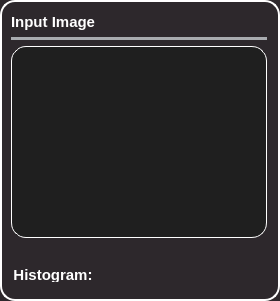
             <widget class="QFrame" name="frame_18">
              <property name="styleSheet">
               <string notr="true">background-color: #2d282c; /* Background color */
    border-radius: 15px; /* Curved borders */
    border: 2px solid #ffffff; /* 3D outline */

    box-shadow: 2px 2px 8px rgba(0, 0, 0, 0.7); /* 3D shadow effect */</string>
              </property>
              <property name="frameShape">
               <enum>QFrame::StyledPanel</enum>
              </property>
              <property name="frameShadow">
               <enum>QFrame::Raised</enum>
              </property>
              <layout class="QGridLayout" name="gridLayout_20">
               <property name="leftMargin">
                <number>9</number>
               </property>
               <item row="0" column="0">
                <layout class="QVBoxLayout" name="verticalLayout_64">
                 <property name="leftMargin">
                  <number>0</number>
                 </property>
                 <item>
                  <widget class="QLabel" name="label_40">
                   <property name="styleSheet">
                    <string notr="true">color: #ffffff;
font-weight:Bold;
font-size: 15px;
border: none;</string>
                   </property>
                   <property name="text">
                    <string>Input Image</string>
                   </property>
                  </widget>
                 </item>
                 <item>
                  <widget class="Line" name="line_31">
                   <property name="styleSheet">
                    <string notr="true">/* Line style */

  /* Set the width of the line */
  width: 20px;

  /* Set the height of the line */
  height: 5px;

  /* Set the background color of the line */
  background-color:#a8abaf;

  /* Set the border of the line */
  border: 10px;

  /* Set the border radius of the line */
  border-radius:5px;




</string>
                   </property>
                   <property name="orientation">
                    <enum>Qt::Horizontal</enum>
                   </property>
                  </widget>
                 </item>
                 <item>
                  <layout class="QHBoxLayout" name="horizontalLayout_40">
                   <item>
                    <layout class="QVBoxLayout" name="verticalLayout_65" stretch="0,0">
                     <item>
                      <widget class="QGraphicsView" name="inputGraphicsView">
                       <property name="styleSheet">
                        <string notr="true">border: 1px solid #ffffff;
background-color: #1f1f1f;</string>
                       </property>
                      </widget>
                     </item>
                     <item>
                      <spacer name="horizontalSpacer">
                       <property name="orientation">
                        <enum>Qt::Horizontal</enum>
                       </property>
                       <property name="sizeHint" stdset="0">
                        <size>
                         <width>40</width>
                         <height>20</height>
                        </size>
                       </property>
                      </spacer>
                     </item>
                    </layout>
                   </item>
                  </layout>
                 </item>
                 <item>
                  <layout class="QHBoxLayout" name="horizontalLayout_55">
                   <item>
                    <layout class="QVBoxLayout" name="verticalLayout_87" stretch="0,5">
                     <item>
                      <widget class="QGroupBox" name="groupBox_14">
                       <property name="sizePolicy">
                        <sizepolicy hsizetype="Preferred" vsizetype="Fixed">
                         <horstretch>0</horstretch>
                         <verstretch>0</verstretch>
                        </sizepolicy>
                       </property>
                       <property name="styleSheet">
                        <string notr="true">color: #ffffff;
font-weight:Bold;
font-size: 15px;
border:none;
</string>
                       </property>
                       <property name="title">
                        <string>Histogram:</string>
                       </property>
                       <layout class="QGridLayout" name="gridLayout_26"/>
                      </widget>
                     </item>
                     <item>
                      <widget class="QWidget" name="histogramWidget_5" native="true">
                       <property name="styleSheet">
                        <string notr="true">background-color: #1f1f1f;
border:none;</string>
                       </property>
                      </widget>
                     </item>
                    </layout>
                   </item>
                  </layout>
                 </item>
                </layout>
               </item>
              </layout>
             </widget>
